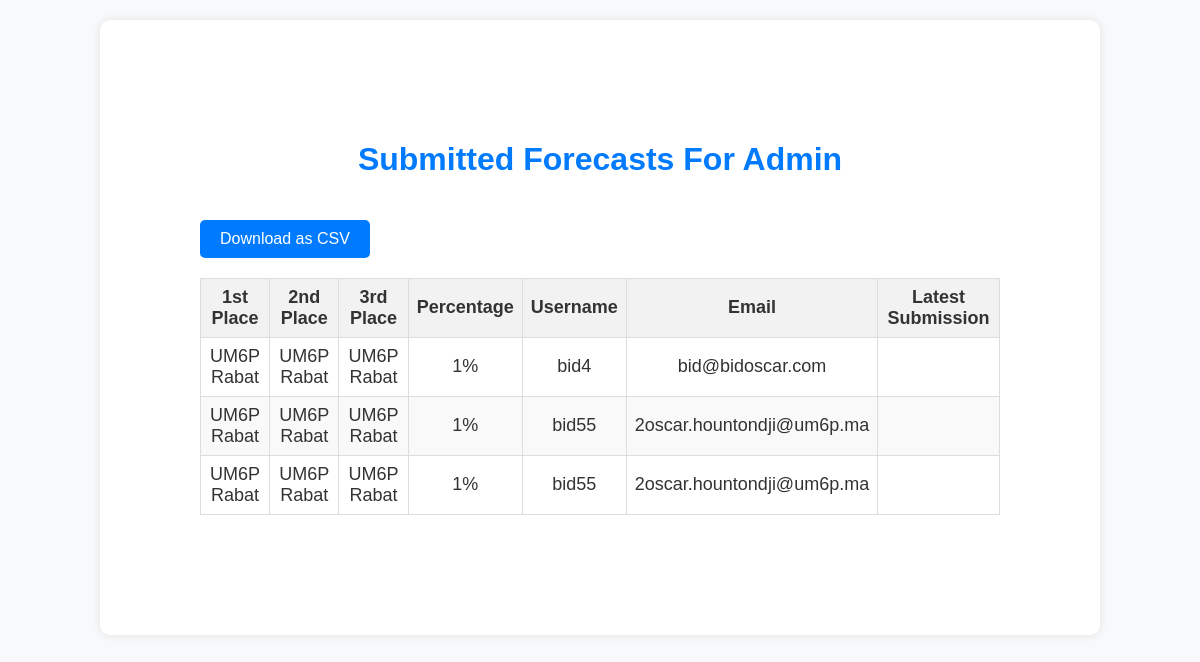
The page /data (signed in) on the database as committed earlier.
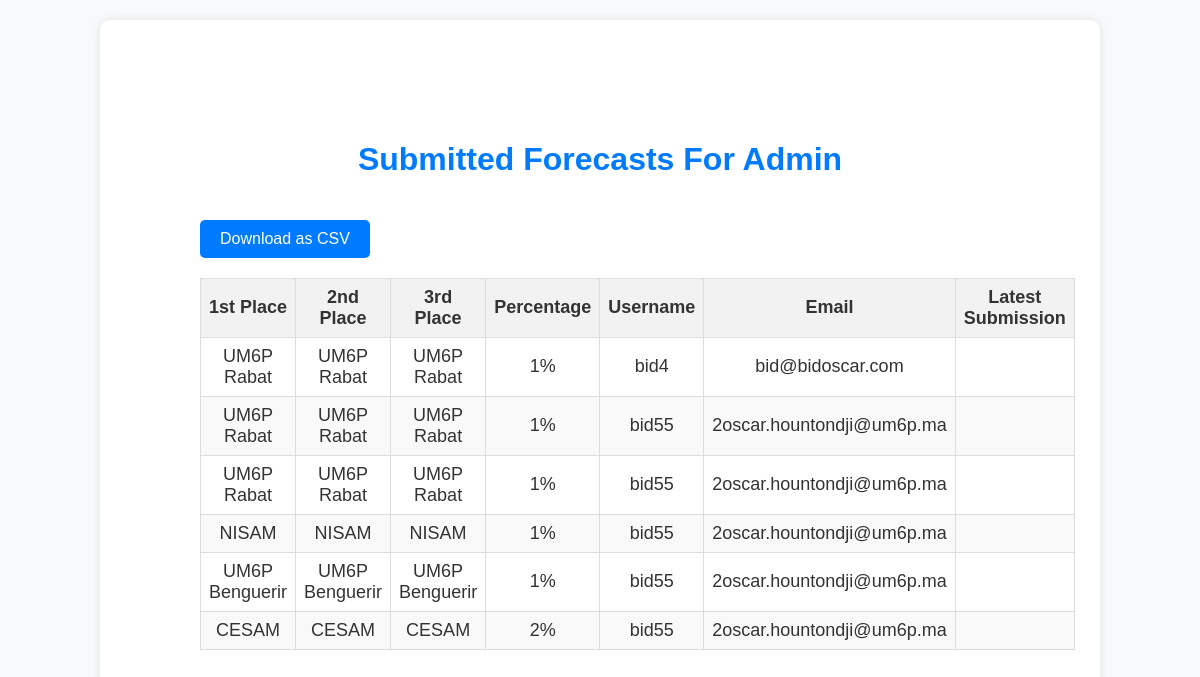
The same page on the database as committed later.
### tables this page shows
CREATE TABLE forecasts (
                id INTEGER PRIMARY KEY,
                user_id INTEGER,
                first_place TEXT,
                second_place TEXT,
                third_place TEXT,
                percentage INTEGER,
                FOREIGN KEY (user_id) REFERENCES users (id)
            );

CREATE TABLE users (
                id INTEGER PRIMARY KEY,
                username TEXT UNIQUE NOT NULL,
                email TEXT UNIQUE NOT NULL,
                password TEXT NOT NULL
            );

### app.py (the view)
@app.route('/data')
@login_required
def forecasts_page_admin():
    db = get_db()
    cursor = db.cursor()
    cursor.execute('''
        SELECT
            forecasts.first_place,
            forecasts.second_place,
            forecasts.third_place,
            forecasts.percentage,
            users.username,
            users.email
        FROM forecasts
        JOIN users ON forecasts.user_id = users.id
    ''')
    rows = cursor.fetchall()
    forecasts = []
    for row in rows:
        forecast = {
            'first_place': row['first_place'],
            'second_place': row['second_place'],
            'third_place': row['third_place'],
            'percentage': row['percentage'],
            'username': row['username'],
            'email': row['email']
        }
        forecasts.append(forecast)
    return render_template('data.html', forecasts=forecasts)

### app.py (called while the page is built)
def get_db():
    db = getattr(g, '_database', None)
    if db is None:
        db = g._database = sqlite3.connect(DATABASE)
        db.row_factory = sqlite3.Row  # This helps to fetch rows as dictionaries
    return db

@app.teardown_appcontext
def close_connection(exception):
    db = getattr(g, '_database', None)
    if db is not None:
        db.close()

@login_manager.user_loader
def load_user(user_id):
    return User.get(user_id)

    @staticmethod
    def get(user_id):
        db = get_db()
        cursor = db.cursor()
        cursor.execute('SELECT id, username, email, password FROM users WHERE id = ?', (user_id,))
        user = cursor.fetchone()
        if not user:
            return None
        return User(user[0], user[1], user[2], user[3])

### templates/data.html (shortened to what this page needs)
<!DOCTYPE html>
<html lang="en">
<head>
    <link rel="stylesheet" href="{{ url_for('static', filename='styles.css') }}">
</head>
<body>
    <div class="container">
        <h1>Submitted Forecasts For Admin</h1>
        <a href="{{ url_for('download_csv_admin') }}" class="btn">Download as CSV</a>
        <table>
            <thead>
                <tr>
                    <th>1st Place</th>
                    <th>2nd Place</th>
                    <th>3rd Place</th>
                    <th>Percentage</th>
                    <th>Username</th>
                    <th>Email</th>
                    <th>Latest Submission</th>
                </tr>
            </thead>
            <tbody>
                {% for forecast in forecasts %}
                <tr>
                    <td>{{ forecast.first_place }}</td>
                    <td>{{ forecast.second_place }}</td>
                    <td>{{ forecast.third_place }}</td>
                    <td>{{ forecast.percentage }}%</td>
                    <td>{{ forecast.username }}</td>
                    <td>{{ forecast.email }}</td>
                    <td>{% if forecast.is_latest %}Yes{% endif %}</td>
                </tr>
                {% endfor %}
            </tbody>
        </table>
    </div>
</body>
</html>

Rows that differ between the two databases and show on the page:
added forecasts: first_place "NISAM", second_place "NISAM", third_place "NISAM", percentage "1", username "bid55", email "2oscar.hountondji@um6p.ma"
added forecasts: first_place "UM6P Benguerir", second_place "UM6P Benguerir", third_place "UM6P Benguerir", percentage "1", username "bid55", email "2oscar.hountondji@um6p.ma"
added forecasts: first_place "CESAM", second_place "CESAM", third_place "CESAM", percentage "2", username "bid55", email "2oscar.hountondji@um6p.ma"
